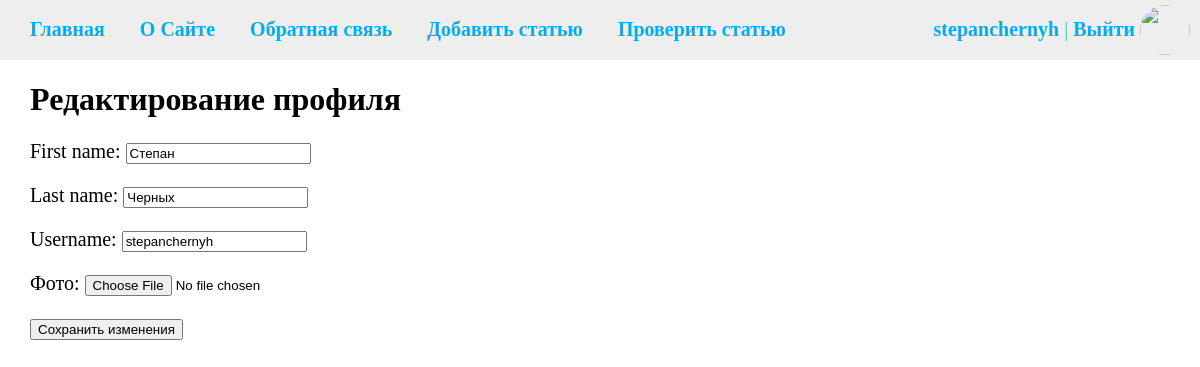
The page /edit/ (signed in) on the database as committed earlier.
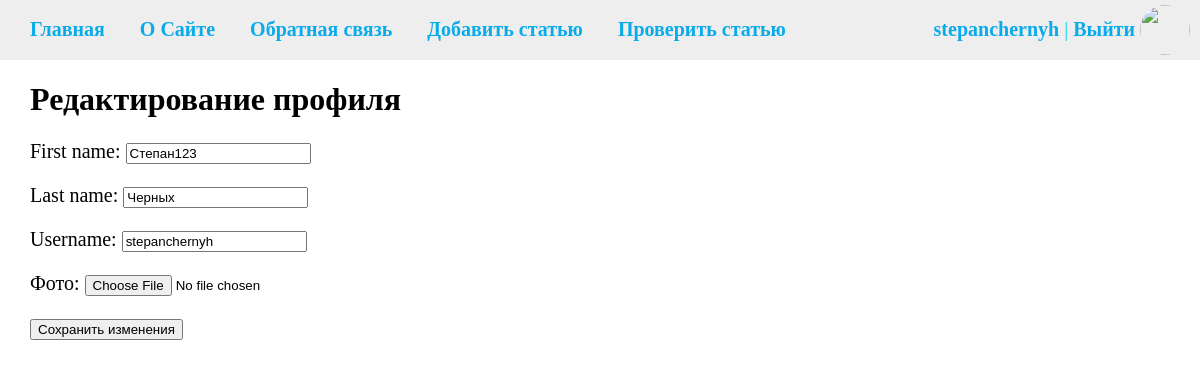
The same page on the database as committed later.
### cars/models.py (models this page shows, shortened)
class CustomUser(AbstractUser):
    slug = models.SlugField(max_length=255, unique=True, db_index=True, verbose_name="user URL")
    photo = models.ImageField(upload_to="photos/%Y/%m/%d/", verbose_name="Фото", blank=True, null=True)
    is_moder = models.BooleanField(default=False)
    def get_absolute_url(self):
        return reverse('profile', kwargs={'profile_slug':self.slug})

### cars/views.py (the view, shortened to what this page needs)
# urls.py: path('edit/', EditProfile.as_view(), name='editprofile'),
class EditProfile(DataMixin, LoginRequiredMixin, UpdateView):
    model = CustomUser
    form_class = EditProfileForm
    template_name = 'cars/edit_profile.html'
    success_url = reverse_lazy('home')
    def get_object(self, queryset=None):
        return self.request.user
    def get_context_data(self, **kwargs):
        context = super().get_context_data(**kwargs)
        form = EditProfileForm(instance=self.request.user)
        c_def = self.get_user_context(title="Редактирование профиля", form=form)
        context.update(c_def)
        return context

### cars/forms.py
class EditProfileForm(forms.ModelForm):
    class Meta:
        model = CustomUser
        fields = ('first_name', 'last_name', 'username', 'photo')
    def __init__(self, *args, **kwargs):
        super().__init__(*args, **kwargs)
        for field in self.fields:
            self.fields[field].widget.attrs.update({
                'class': 'form-control',
                'autocomplete': 'off',
            })

### cars/utils.py (called while the page is built)
    def get_user_context(self, **kwargs):
        context = kwargs
        brands = Brands.objects.all()
        context['menu'] = menu
        context['brands'] = brands
        if 'brand_selected' not in kwargs:
            context['brand_selected'] = 0
        return context

### cars/templates/cars/edit_profile.html (shortened to what this page needs)
{% extends 'cars/base.html' %}
{% block content %}
<h1>{{title}}</h1>
<form method="post">
{% for f in form %}
<p><label class="form-label" for="{{ f.id_for_label }}">{{f.label}}: </label>{{ f }}</p>
{% endfor %}
    <button type="submit">Сохранить изменения</button>
</form>
{% endblock %}

### cars/templates/cars/base.html (shortened to what this page needs)
{% load static %}
<!DOCTYPE html>
<html>
<head>
	<link type="text/css" href="{% static 'cars/css/styles.css' %}" rel="stylesheet" />
</head>
<body>
{% block mainmenu %}
		<header>
			<ul id="mainmenu" class="mainmenu">
				<li><a href="{% url 'home' %}">Главная</a></li>
	{% for m in menu %}
				<li><a href="{% url m.url_name %}">{{m.title}}</a></li>
	{% endfor %}
	{% if request.user.is_authenticated %}
				<li><a href="{% url 'addpage' %}">Добавить статью</a></li>
	{% endif %}
	{% if request.user.is_authenticated and request.user.is_moder %}
				<li><a href="{% url 'modering' %}">Проверить статью</a></li>
	{% endif %}
	{% if request.user.is_authenticated %}
				<a href="{{user.get_absolute_url}}"><img class="user-photo" src="/media/{{ user.photo }}"></a>
				<li class="last"><a href="{{user.get_absolute_url}}">{{user.username}}</a> | <a href="{% url 'logout' %}">Выйти</a></li>
	{% else %}
				<li class="last"><a href="{% url 'register' %}">Регистрация</a> | <a href="{% url 'login' %}">Войти</a></li>
	{% endif %}
				</ul>
		</header>
{% endblock mainmenu %}
	<div class="content-text">
{% block content %}
{% endblock %}
	</div>
</body>
</html>

### cars/static/cars/css/styles.css (style rules this page uses)
body { margin: 0; overflow-x: hidden; }
header { display: flex; margin: 0; width: 100%; height: 60px; position: fixed; background-color: #f6f4f4; }
.content-text { display: inline-block; margin: 60px 0 0 30px; color: #000; font-size: 20px; font-family: Yandex Sans Display Light; height: 100%; width: 100%; flex-grow: 1; }
.content-text h1 { font-size: 32px; }
header { background: #eee; height: 60px; position: fixed; width: 100%; }
ul.mainmenu { list-style: none; margin: 0; padding: 0; width: 100%; height: 60px; color: #0ad3ea; font-size: 20px; overflow: hidden; }
ul.mainmenu li { float: left; margin: 18px 5px 0 30px; }
ul.mainmenu li.last { float: right; }
ul.mainmenu li a { font-family: "Trebuchet MS"; font-weight: bold; color: #0aabea; text-decoration: none; }
img { width: 300px; height: auto; }
img.user-photo { border-radius: 100%; margin: 5px 10px 0 0; width: 50px; height: 50px; float: right; object-fit: cover; overflow: hidden; }
a { color: #000000; text-decoration: none; }

Rows that differ between the two databases and show on the page:
changed CustomUser "stepanchernyh": first_name "Степан" → "Степан123"
